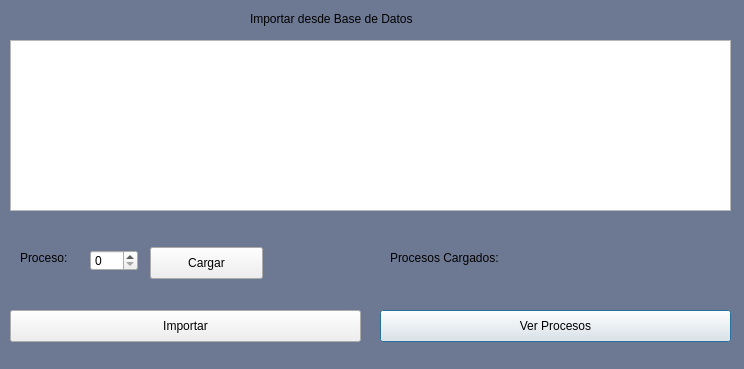
<?xml version="1.0" encoding="UTF-8"?>
<ui version="4.0">
 <class>Dialog</class>
 <widget class="QDialog" name="Dialog">
  <property name="geometry">
   <rect>
    <x>0</x>
    <y>0</y>
    <width>744</width>
    <height>369</height>
   </rect>
  </property>
  <property name="windowTitle">
   <string>Importar Procesos</string>
  </property>
  <property name="styleSheet">
   <string notr="true">QDialog{
background-color:#6d7993;
}</string>
  </property>
  <widget class="QTableWidget" name="tableWidgetImportar">
   <property name="geometry">
    <rect>
     <x>10</x>
     <y>40</y>
     <width>721</width>
     <height>171</height>
    </rect>
   </property>
   <property name="alternatingRowColors">
    <bool>false</bool>
   </property>
   <property name="selectionMode">
    <enum>QAbstractItemView::MultiSelection</enum>
   </property>
   <property name="sortingEnabled">
    <bool>false</bool>
   </property>
   <property name="rowCount">
    <number>0</number>
   </property>
   <property name="columnCount">
    <number>0</number>
   </property>
  </widget>
  <widget class="QPushButton" name="pushButtonVertabla">
   <property name="geometry">
    <rect>
     <x>380</x>
     <y>310</y>
     <width>351</width>
     <height>32</height>
    </rect>
   </property>
   <property name="text">
    <string>Ver Procesos</string>
   </property>
  </widget>
  <widget class="QPushButton" name="pushButtonImportar">
   <property name="geometry">
    <rect>
     <x>10</x>
     <y>310</y>
     <width>351</width>
     <height>32</height>
    </rect>
   </property>
   <property name="text">
    <string>Importar</string>
   </property>
  </widget>
  <widget class="QLabel" name="label">
   <property name="geometry">
    <rect>
     <x>250</x>
     <y>-2</y>
     <width>271</width>
     <height>41</height>
    </rect>
   </property>
   <property name="palette">
    <palette>
     <active>
      <colorrole role="Text">
       <brush brushstyle="SolidPattern">
        <color alpha="255">
         <red>255</red>
         <green>255</green>
         <blue>255</blue>
        </color>
       </brush>
      </colorrole>
     </active>
     <inactive>
      <colorrole role="Text">
       <brush brushstyle="SolidPattern">
        <color alpha="255">
         <red>255</red>
         <green>255</green>
         <blue>255</blue>
        </color>
       </brush>
      </colorrole>
     </inactive>
     <disabled>
      <colorrole role="Text">
       <brush brushstyle="SolidPattern">
        <color alpha="255">
         <red>190</red>
         <green>190</green>
         <blue>190</blue>
        </color>
       </brush>
      </colorrole>
     </disabled>
    </palette>
   </property>
   <property name="text">
    <string>Importar desde Base de Datos</string>
   </property>
   <property name="textFormat">
    <enum>Qt::AutoText</enum>
   </property>
  </widget>
  <widget class="QLabel" name="label_Proceso">
   <property name="geometry">
    <rect>
     <x>20</x>
     <y>250</y>
     <width>60</width>
     <height>16</height>
    </rect>
   </property>
   <property name="text">
    <string>Proceso:</string>
   </property>
  </widget>
  <widget class="QLabel" name="label_PC">
   <property name="geometry">
    <rect>
     <x>390</x>
     <y>250</y>
     <width>331</width>
     <height>16</height>
    </rect>
   </property>
   <property name="text">
    <string>Procesos Cargados: </string>
   </property>
  </widget>
  <widget class="QSpinBox" name="spinBox_Proceso">
   <property name="geometry">
    <rect>
     <x>90</x>
     <y>250</y>
     <width>48</width>
     <height>21</height>
    </rect>
   </property>
  </widget>
  <widget class="QPushButton" name="pushButtonCargar">
   <property name="geometry">
    <rect>
     <x>150</x>
     <y>247</y>
     <width>113</width>
     <height>32</height>
    </rect>
   </property>
   <property name="text">
    <string>Cargar</string>
   </property>
  </widget>
  <widget class="QLabel" name="label_error">
   <property name="geometry">
    <rect>
     <x>390</x>
     <y>270</y>
     <width>341</width>
     <height>21</height>
    </rect>
   </property>
   <property name="styleSheet">
    <string notr="true">color:red;</string>
   </property>
   <property name="text">
    <string/>
   </property>
  </widget>
 </widget>
 <resources/>
 <connections/>
</ui>
